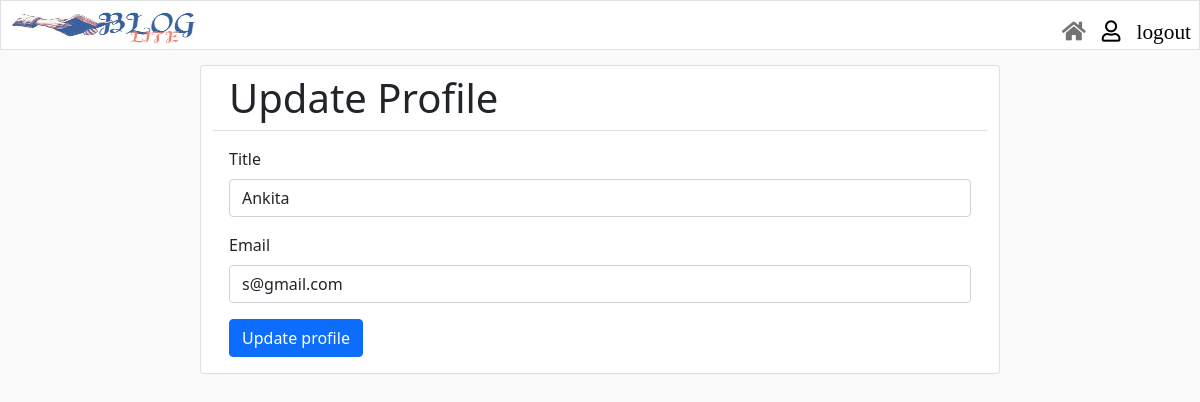
The page /profile/Ankita/edit (signed in) on the database as committed earlier.
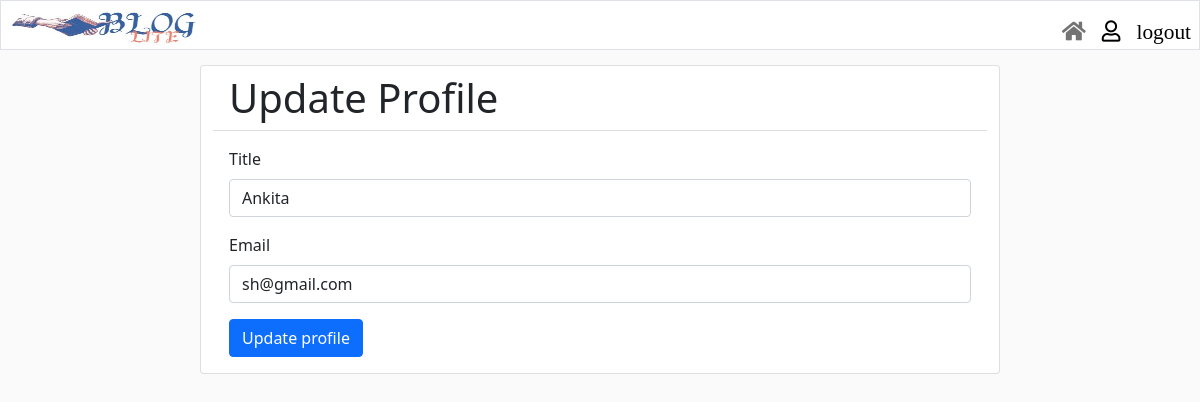
The same page on the database as committed later.
### app/models.py (models this page shows, shortened)
class User(UserMixin, db.Model):
    id = db.Column(db.Integer,primary_key=True)
    user = db.Column(db.String(64),unique = True)
    email = db.Column(db.String(120),unique = True)
    password = db.Column(db.String(500))
    userprofile = db.relationship('Userprofile' , backref='User', lazy=True , uselist=False)
    followed = db.relationship('Follow',
                               foreign_keys=[Follow.follower_id],
                               backref=db.backref('follower', lazy='joined'),
                               lazy='dynamic',
                               cascade='all, delete-orphan')
    followers = db.relationship('Follow',
                              foreign_keys=[Follow.followed_id],
                              backref=db.backref('followed', lazy='joined'),
                              lazy='dynamic',
                              cascade='all, delete-orphan')
    def delete(self):
        db.session.delete(self)
        db.session.commit()
        return self

### app/views.py (the view)
@app.route('/profile/<username>/edit', methods=['GET', 'POST'])
def edit_profile(username):
    if not current_user.is_authenticated:
        return redirect(url_for('login'))
    else:
        user = User.query.filter_by(user=username).first_or_404()
        if request.method == 'POST':
            name  = request.form.get('username', '', type=str)
            email = request.form.get('email', '', type=str)
            if name:
                user.user = name
            if email:
                user.email = email
            user.save()
            return redirect(url_for('index'))
        else:
            return render_template('profile/edit_profile.html', user=user)

### app/views.py (called while the page is built)
@lm.user_loader
def load_user(user_id):
    return User.query.get(int(user_id))

### app/templates/profile/edit_profile.html (shortened to what this page needs)
{% extends "layouts/base-all.html" %}
{% block content %}
<section>
    <div >
        <div class="row justify-content-center">
          <div class = "card" style="width: 50rem;">
            <div >
              <h1 class="card-header">Update Profile</h1>
            </div>
            <div class="card-body">
              <form action="/profile/{{user.user}}/edit" method="POST" enctype="multipart/form-data">
                <div class="mb-3">
                  <label for="exampleFormControlInput1" class="form-label">Title</label>
                  <input type="text" class="form-control" id="exampleFormControlInput1" name="user" placeholder="User Name" value ={{user.user}}>
                </div>
                <div class="mb-3">
                  <label for="exampleFormControlTextarea1" class="form-label">Email</label>
                  <input class="form-control" id="exampleFormControlTextarea1" name="email" rows="12" value = {{user.email}}></input>
                </div>
                <button type="submit" class="btn btn-primary">Update profile</button>
            </div>
          </div>
        </div>
</section>
{% endblock %}

Rows that differ between the two databases and show on the page:
changed User "Ankita": email "s@gmail.com" → "sh@gmail.com"
